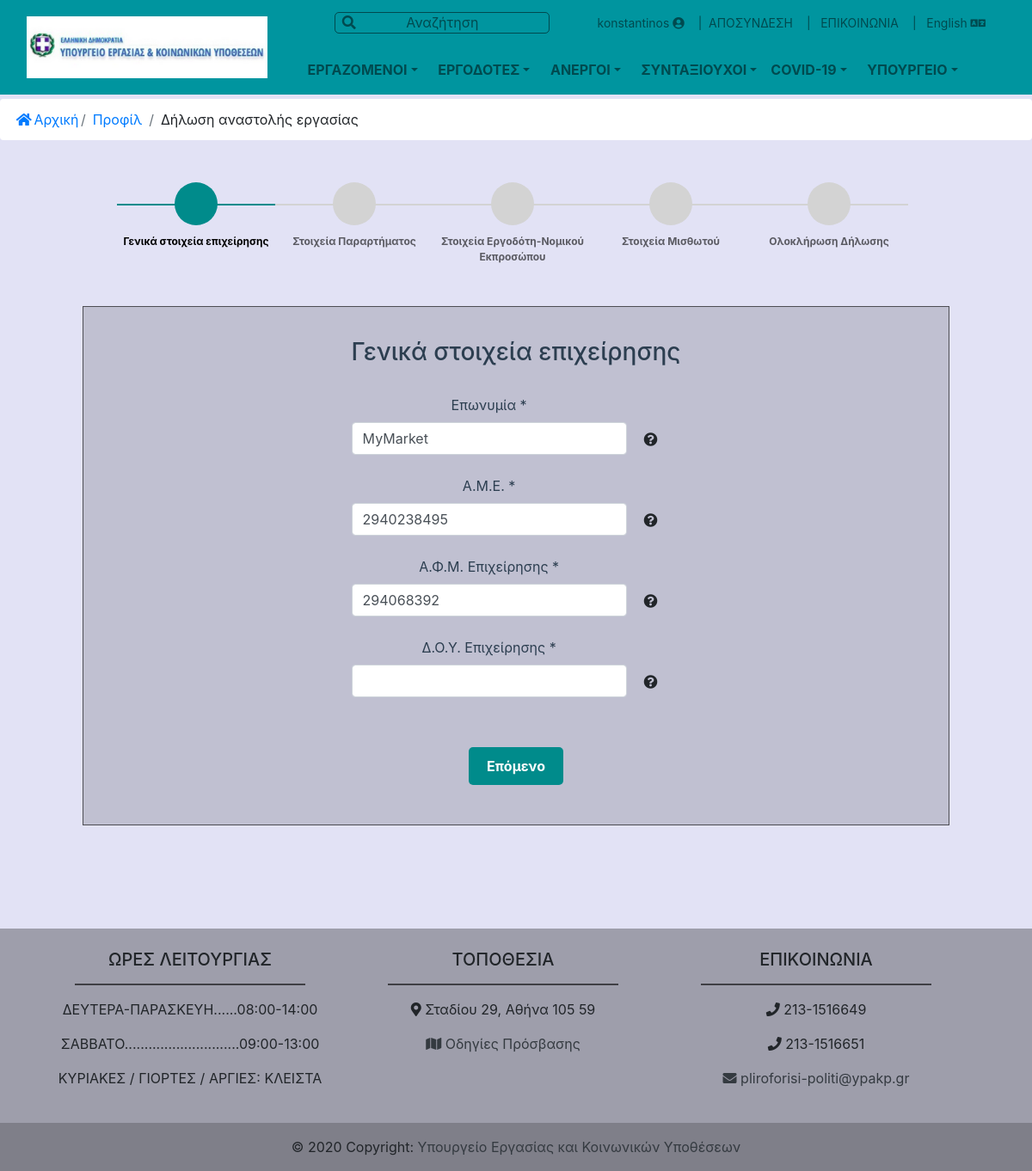
Page /forms/anastolh.php (signed in) on the committed database.
### tables this page shows
CREATE TABLE `Enterprises` (
  `enterpriseID` int(11) NOT NULL,
  `name` text NOT NULL,
  `AFM` text NOT NULL,
  `address` text NOT NULL,
  `PC` int(11) NOT NULL,
  `municipality` text NOT NULL,
  `duringCovid` text DEFAULT NULL
);

CREATE TABLE `Users` (
  `userID` int(11) NOT NULL,
  `username` text NOT NULL,
  `password` text NOT NULL,
  `AFM` text NOT NULL,
  `firstName` text NOT NULL,
  `lastName` text NOT NULL,
  `address` text NOT NULL,
  `PC` int(11) NOT NULL,
  `municipality` text NOT NULL,
  `birthDate` date NOT NULL,
  `email` text NOT NULL,
  `phoneNumber` text NOT NULL,
  `userType` text NOT NULL,
  `profession` text NOT NULL,
  `AME` text DEFAULT NULL,
  `enterpriseID` int(11) DEFAULT NULL,
  `cellphoneNumber` text DEFAULT NULL,
  `enterpriseNumber` text DEFAULT NULL,
  `insuranceFund` text DEFAULT NULL,
  `onLeave` text DEFAULT NULL,
  `onLeaveFrom` date DEFAULT NULL,
  `onLeaveTo` date DEFAULT NULL,
  `duringCovid` text DEFAULT NULL,
  `children` set('Ναι','Όχι') DEFAULT NULL
);

### forms/anastolh.php (the view, shortened to what this page needs)
<?php include '../public/header.php' ?>
<link rel="stylesheet" href="../stylesheets/form.css">
<body style="background-color:rgba(198, 198, 236, 0.5)">
<div class="sticky">
    <nav aria-label="breadcrumb">
    <ol class="breadcrumb">
        <li class="breadcrumb-item"><a href="../info/index.php"><i class="fas fa-home" style="padding:4%;display:inline;"></i>Αρχική</a></li>
        <li class="breadcrumb-item"><a href="../users/user-profile.php">Προφίλ</a></li>
        <li class="breadcrumb-item">Δήλωση αναστολής εργασίας</li>
    </ol>
    </nav>
</div>
<?php
    if(!isset($_SESSION['logged_in_user_id'])){
        print "<div class=\"alert\" style=\"background-color:#ECDB54; border-color:#B8860B; color:#B8860B;\">";
        print "<strong>Παρακαλώ </strong><a href=\"./sundesh.php\">συνδεθείτε</a><strong> ή </strong><a href=\"./registration.php\">εγγραφείτε</a><strong> πρώτα ώστε να συμπληρωθούν αυτόματα τα στοιχεία σας, όπου είναι εφικτό.</strong>";
        print "</div>";
    }
    else{
        require_once '../login.php';
        $conn = new mysqli($hn,$un,$pw,$db);
        $userID = $_SESSION['logged_in_user_id'];
        $query = "SELECT * FROM `Users` WHERE userID='$userID'";
        $user = $conn->query($query);
        foreach ($user as $item){
            foreach ($item as $key => $value){
                if($key == "userID" || $key == "username" || $key == "password") continue;
                if(!$value || $value=='') continue;
                if($key == "enterpriseID"){
                    $query = "SELECT * FROM `Enterprises` WHERE enterpriseID='$value'";
                    $enterprise = $conn->query($query);
                    foreach ($enterprise as $record){
                        foreach ($record as $entpr_key => $entpr_value){
                            if($entpr_key == "enterpriseID") continue;
                            $entpr_info[$entpr_key] = $entpr_value;
                        }
                    }
                }
                $user_info[$key] = $value;
            }
        }
    }
?>
<br>
<ul id="progressbar">
    <li class="active" id="professional"><strong>Γενικά στοιχεία επιχείρησης</strong></li>
    <li id="building"><strong>Στοιχεία Παραρτήματος</strong></li>
    <li id="personal"><strong>Στοιχεία Εργοδότη-Νομικού Εκπροσώπου</strong></li>
    <li id="employee"><strong>Στοιχεία Μισθωτού</strong></li>
    <li id="confirm"><strong>Ολοκλήρωση Δήλωσης</strong></li>
</ul>
<div class="d-xl-flex">
    <form role="form"  data-toggle="validator" class="flex-body" id="msform" method="POST" action="../routes/update_employee.php">
        <fieldset id="fieldset1">
            <div class="form-card">
                <h3 class="fs-title">Γενικά στοιχεία επιχείρησης</h3><br>
                <div class="form-group" style="display: table-row;">
                    <div style="display: table-cell;overflow: auto;">
                        <label for="epwnumia" class="form-control-label">Επωνυμία *</label>
                        <input name="epwnumia_1" type="text" class="form-control" id="epwnumia_1" data-error="Υποχρεωτικό πεδίο"
                        <?php if(isset($_SESSION['logged_in_user_id'])){ ?>
                            value="<?php echo $entpr_info['name']; ?>"
                        <?php } ?> required>
                    </div>
                    <div style="display: table-cell;padding-left: 20px"><br><p></p> <div class="fas fa-question-circle" title="Συμπληρώστε το όνομα της επιχείρησής σας"> </div>  </div>
                </div><br>
                <div class="form-group" style="display: table-row;">
                    <div style="display: table-cell;overflow: auto;">
                        <label for="AME" class="form-control-label">Α.Μ.Ε. *</label>
                        <input name="ame_1" type="text" class="form-control" id="ame_1" data-error="Το Α.M.E. δεν είναι έγκυρο" pattern="^[0-9]{10}"
                        <?php if(isset($_SESSION['logged_in_user_id'])){ ?>
                            value="<?php echo $user_info['AME']; ?>"
                        <?php } ?> required>
                    </div>
                    <div style="display: table-cell;padding-left: 20px"><br><p></p>
                        <div class="fas fa-question-circle" title="Aριθμός Μητρώου Εργοδοτών: 10 ψηφία"> </div>
                    </div>
                </div><br>
                <div class="form-group" style="display: table-row;">
                    <div style="display: table-cell;overflow: auto;">
                        <label for="AFM" class="form-control-label">Α.Φ.Μ. Επιχείρησης *</label>
                        <input name="afm_1" type="text" class="form-control" id="afm_1" data-error="Το Α.Φ.Μ. δεν είναι έγκυρο" pattern="^[0-9]{9}"
                        <?php if(isset($_SESSION['logged_in_user_id'])){ ?>
                            value="<?php echo $entpr_info['AFM']; ?>"
                        <?php } ?> required>
                    </div>
                    <div style="display: table-cell;padding-left: 20px"><br><p></p>
                        <div class="fas fa-question-circle" title="Αριθμός Φορολογικού Μητρώου: 9 ψηφία"> </div>
                    </div>
                </div><br>
                <div class="form-group" style="display: table-row;">
                    <div style="display: table-cell;overflow: auto;">
                        <label for="DOU" class="form-control-label">Δ.Ο.Υ. Επιχείρησης *</label>
                        <input name="dou_1" type="text" class="form-control" id="dou_1" data-error="Υποχρεωτικό πεδίο (μόνο γράμματα)"  pattern="^[A-Za-zΑ-Ωα-ωΆΈΉΊΎΌΏάέήίύόώϊϋΐ]*$" required>
                    </div>
                        <div style="display: table-cell;padding-left: 20px"><br><p></p>
                            <div class="fas fa-question-circle" title="Δημόσια Οικονομική Υπηρεσία: επιλέξτε την Δ.Ο.Υ. της επαρχίας σας. Π.χ. Δημόσια Οικονομική Υπηρεσία Χανίων"> </div>
                        </div>
                </div><br>
            </div><br><input type="button" name="next" class="next action-button" value="Επόμενο">
        </fieldset>
    </form>
</div>
<?php include '../public/footer.php' ?>

### stylesheets/header.css (style rules this page uses)
div.sticky { position: sticky; top: 115px; z-index: 99; width: 100%; }
.sticky .breadcrumb { background-color: white; }

### stylesheets/form.css (style rules this page uses)
.d-xl-flex { display: flex; justify-content: center; align-content: center; margin: 0 8% 4% 8%; padding: 3%; border: 1px solid rgba(0,0,0,0.6); background-color: rgba(0,0,0,0.15); text-align : center; }
.d-xl-flex .flex-body .form-control, .d-xl-flex .flex-body .custom-select { width: 320px; }
.fs-title, .form-control-label, .form-card h5 { color: #2C3E50; }
#msform .action-button { width: 110px; background: rgb(0,139,139); font-weight: bold; color: white; border: 0 none; border-radius: 5px; cursor: pointer; padding: 10px 5px; margin: 10px 5px; }
#progressbar { display: flex; justify-content: center; align-content: center; text-align : center; margin: 1% 12% 4% 8%; overflow: hidden; color: rgba(0,0,0,0.6); }
#progressbar .active { color: black; }
#progressbar li { list-style-type: none; font-size: 12px; width: 25%; float: left; position: relative }
#progressbar #personal:before { font-family: FontAwesome; content: "\f007"; }
#progressbar #professional:before { font-family: FontAwesome; content: "\f0b1"; }
#progressbar #confirm:before { font-family: FontAwesome; content: "\f00c"; }
#progressbar #employee:before { font-family: FontAwesome; content: "\f2b9"; }
#progressbar #building:before { font-family: FontAwesome; content: "\f1ad"; }
#progressbar li:before { width: 50px; height: 50px; line-height: 45px; display: block; font-size: 18px; color: rgba(0,0,0,0.6); background: lightgray; border-radius: 50%; margin: 0 auto 10px auto; padding: 2px }
#progressbar li:after { content: ''; width: 100%; height: 2px; background: lightgray; position: absolute; left: 0; top: 25px; z-index: -1; }
#progressbar li.active:before, #progressbar li.active:after { background: rgba(0,139,139,1); }

### rows in the picture
enterprises: epwnumia_1 "MyMarket", afm_1 "294068392"
users: ame_1 "2940238495"

### other values in the picture
$_SESSION['username'] "konstantinos"
